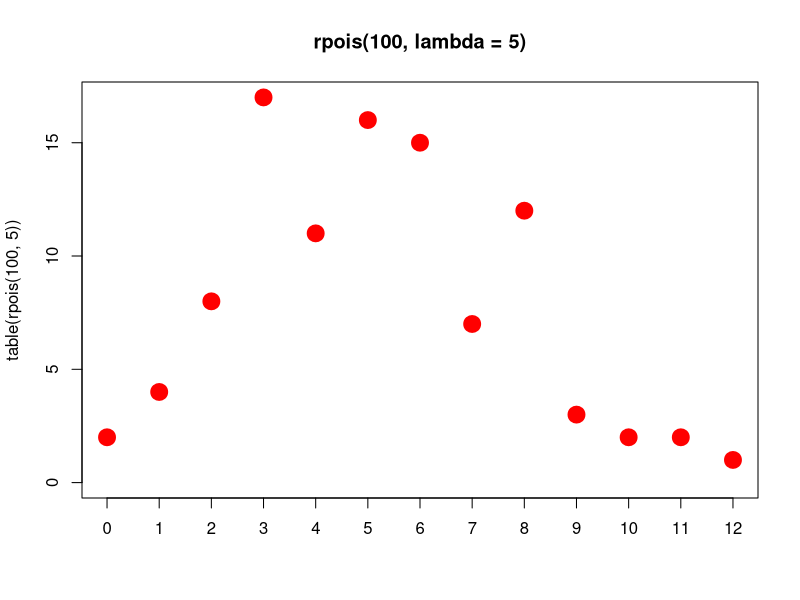
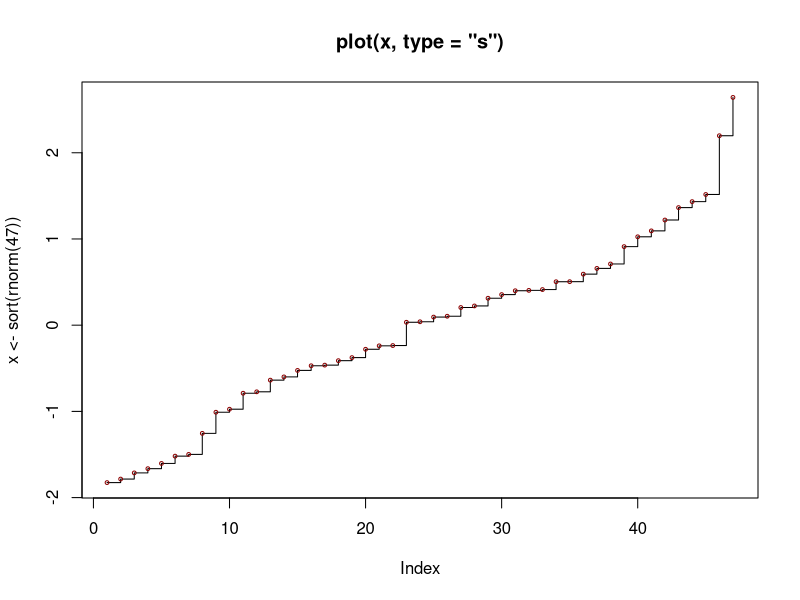
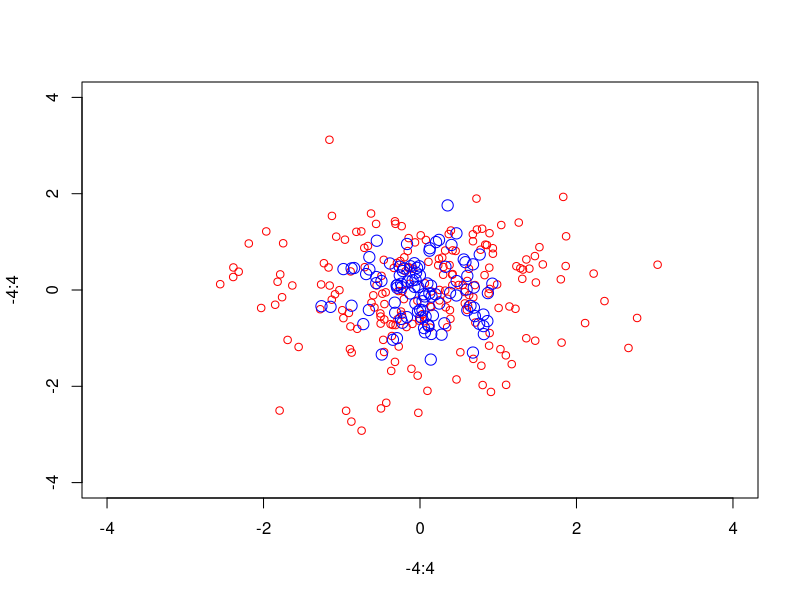
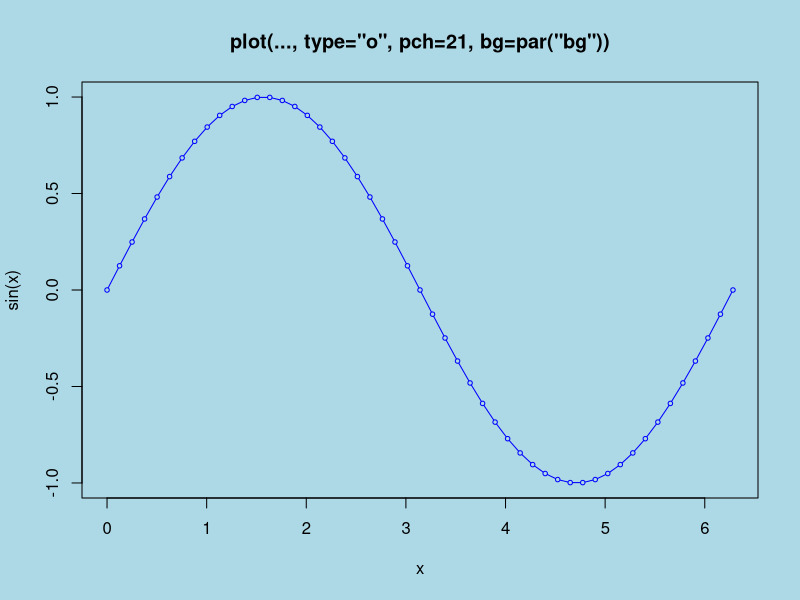
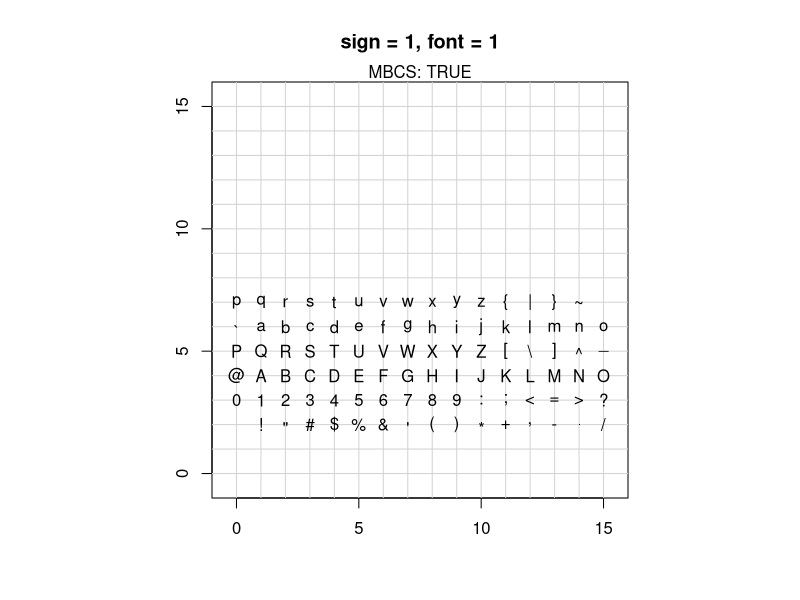
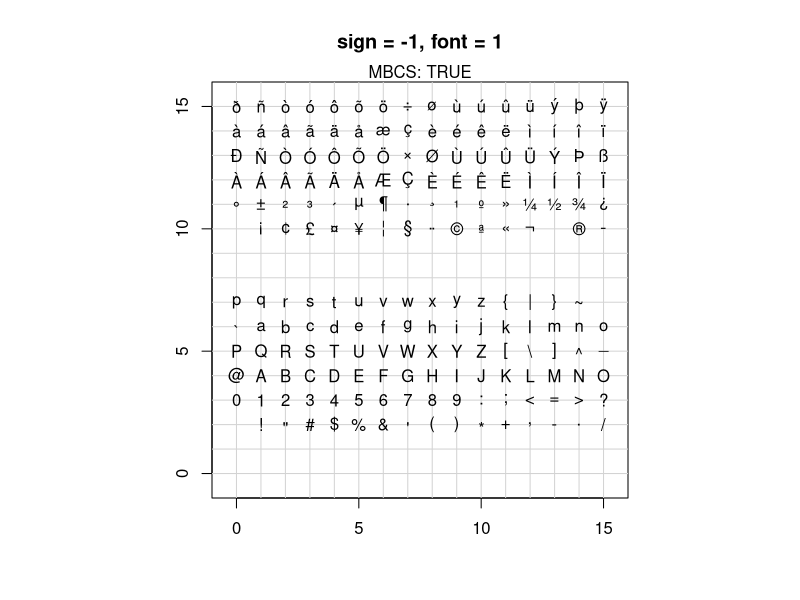
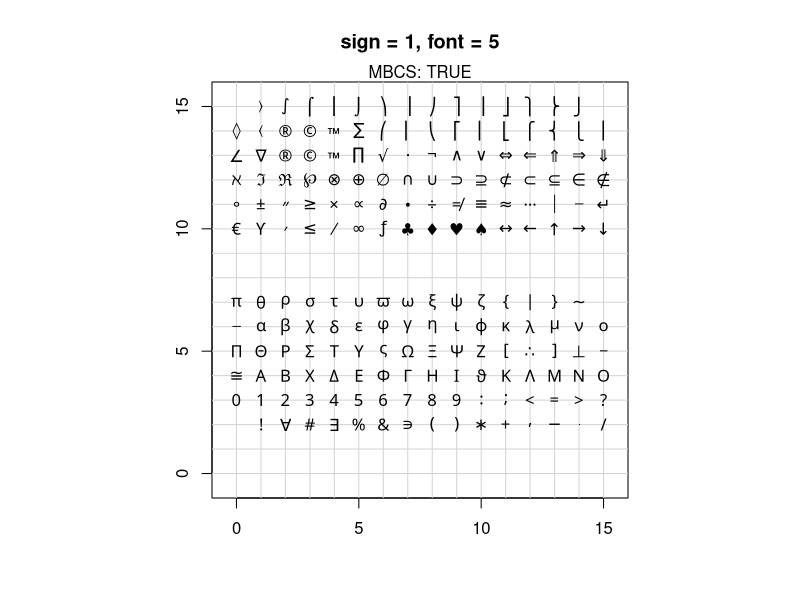
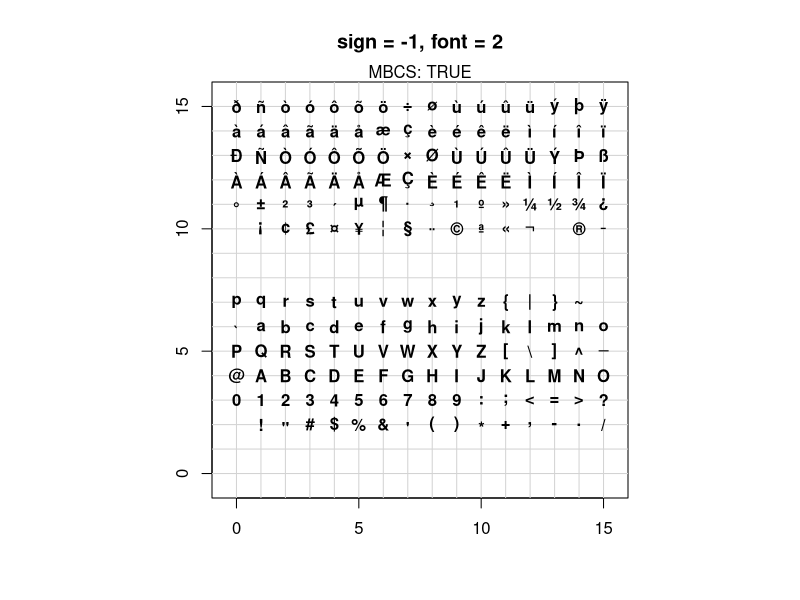

Recreate these plots in R, in order.
## Discrete Distribution Plot:
plot(table(rpois(100, 5)), type = "p", col = "red", lwd = 10,
     main = "rpois(100, lambda = 5)")

###############################################################

## Simple quantiles/ECDF, see ecdf() {library(stats)} for a better one:
plot(x <- sort(rnorm(47)), type = "s", main = "plot(x, type = \"s\")")
points(x, cex = .5, col = "dark red")


################################################################

require(stats) # for rnorm
plot(-4:4, -4:4, type = "n")  # setting up coord. system
points(rnorm(200), rnorm(200), col = "red")
points(rnorm(100)/2, rnorm(100)/2, col = "blue", cex = 1.5)

#################################################################

op <- par(bg = "light blue")
x <- seq(0, 2*pi, len = 51)
## something "between type='b' and type='o'":
plot(x, sin(x), type = "o", pch = 21, bg = par("bg"), col = "blue", cex = .6,
     main = 'plot(..., type="o", pch=21, bg=par("bg"))')
par(op)

#################################################################

# Try this in various font families (including Hershey)
# and locales.  Use sign = -1 asserts we want Latin-1.
# Standard cases in a MBCS locale will not plot the top half.
TestChars <- function(sign = 1, font = 1, ...)
{
  MB <- l10n_info()$MBCS
  r <- if(font == 5) { sign <- 1; c(32:126, 160:254)
  } else if(MB) 32:126 else 32:255
  if (sign == -1) r <- c(32:126, 160:255)
  par(pty = "s")
  plot(c(-1,16), c(-1,16), type = "n", xlab = "", ylab = "",
       xaxs = "i", yaxs = "i",
       main = sprintf("sign = %d, font = %d", sign, font))
  grid(17, 17, lty = 1) ; mtext(paste("MBCS:", MB))
  for(i in r) try(points(i%%16, i%/%16, pch = sign*i, font = font,...))
}
TestChars()
try(TestChars(sign = -1))
TestChars(font = 5)  # Euro might be at 160 (0+10*16).
# macOS has apple at 240 (0+15*16).
try(TestChars(-1, font = 2))  # bold